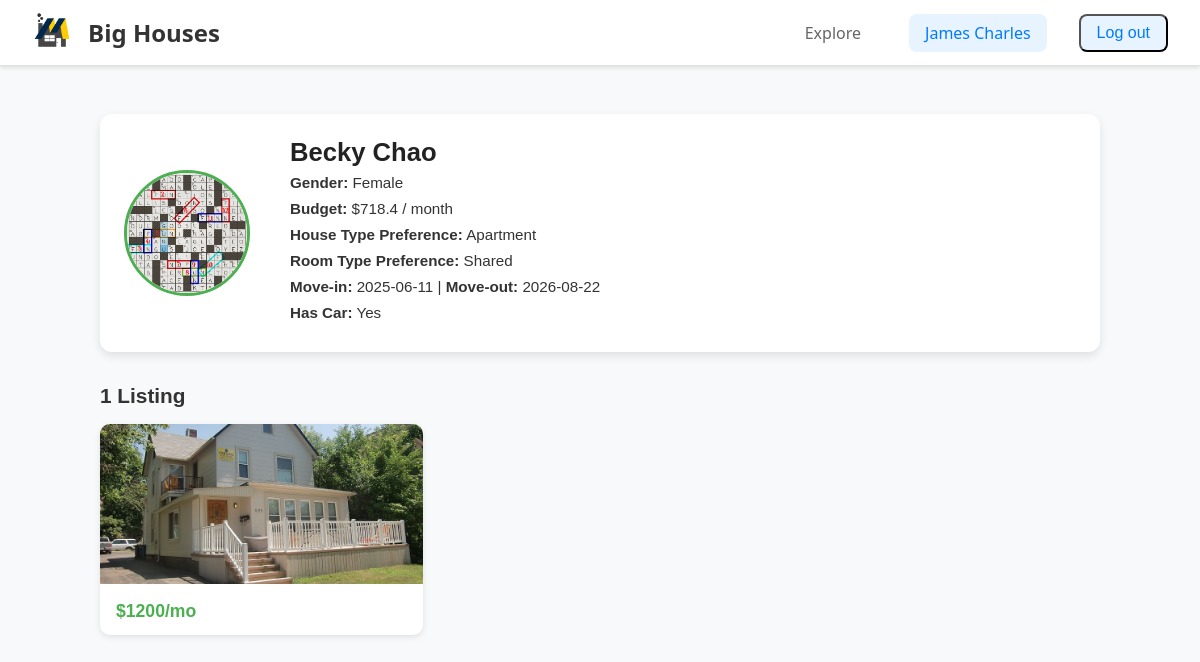
The page /users/bchao/ (signed in) on the database its author committed.
### tables this page shows
CREATE TABLE users (
    uniqname          VARCHAR(10) PRIMARY KEY,
    gender            VARCHAR(10), -- M/F/Other
    name              VARCHAR(100),
    phone_number      VARCHAR(20),
    budget            DECIMAL(10,2),
    preferred_location VARCHAR(100), -- not used!
    house_type_pref   VARCHAR(50),   -- Apartment, Dorm, House, Townhouse
    room_type_pref    VARCHAR(50),   -- Studio, 1BR, Shared, etc.
    move_in_date      DATE, -- Month/Year
    move_out_date     DATE, -- Month/Year
    grad_month        INT,
    grad_year         INT,
    password          VARCHAR(20),
    img_url           VARCHAR(100), 
    car               INT
);

CREATE TABLE posts (
    housing_id      INT PRIMARY KEY,
    contact_student_uniqname VARCHAR(10),
    street_address  VARCHAR(255),
    city            VARCHAR(100),
    state           VARCHAR(50),
    zip_code        VARCHAR(20),
    latitude        DECIMAL(9,6),
    longitude       DECIMAL(9,6),
    monthly_rent    DECIMAL(10,2),
    house_type      VARCHAR(50),   -- Apartment, Dorm, House, Townhouse
    room_type       VARCHAR(50),   -- Studio, 1BR, 2BR, Shared
    gender          VARCHAR(50),   -- All Girls, All Boys, Mixed
    availability_start DATE,
    availability_end   DATE,
    distance_to_campus DECIMAL(5,2),
    wifi_included           BOOLEAN,
    laundry         BOOLEAN,
    parking         BOOLEAN,
    pets_allowed    BOOLEAN,
    furnished       BOOLEAN,
    weed_friendly   BOOLEAN, 
    smoking_friendly BOOLEAN,
    drinking_friendly   BOOLEAN,
    air_conditioning BOOLEAN,
    heating BOOLEAN, 
    utilities_included BOOLEAN,
    distance_from_campus FLOAT, 
    FOREIGN KEY (contact_student_uniqname) REFERENCES users(uniqname)
);

### bigHouses/views/user.py (the view)
@bigHouses.app.route('/users/<username>/')
def show_user(username):
    if 'username' not in flask.session:
        return flask.redirect(flask.url_for('show_login'))
    connection = bigHouses.model.get_db()
    logname = flask.session.get('username')
    cur_user = connection.execute(
        "SELECT * "
        "FROM users "
        "WHERE uniqname = ? ",
        (username, )
    )
    user = cur_user.fetchone()
    if user is None:
        flask.abort(404)
    student = dict(user)
    cur_post = connection.execute(
        "SELECT street_address, monthly_rent, house_type, housing_id "
        "FROM posts "
        "WHERE contact_student_uniqname = ? ",
        (username, )
    ).fetchall()
    post_list = []
    for post in cur_post:
        images = connection.execute(
            "SELECT img_url FROM images WHERE housing_id = ? ORDER BY img_order ASC",
            (post["housing_id"],)
        ).fetchall()
        post_dict = dict(post)
        post_dict["images"] = ["/uploads/" + img["img_url"] for img in images]
        post_list.append(post_dict)
    context = {
        "logname": logname,
        "student": user,
        "posts": post_list
    }
    return flask.render_template("user.html", **context)

### bigHouses/model.py (called while the page is built)
def dict_factory(cursor, row):
    return {col[0]: row[idx] for idx, col in enumerate(cursor.description)}

def get_db():
    if 'sqlite_db' not in flask.g:
        db_filename = bigHouses.app.config['DATABASE_FILENAME']
        flask.g.sqlite_db = sqlite3.connect(str(db_filename))
        flask.g.sqlite_db.row_factory = dict_factory
        flask.g.sqlite_db.execute("PRAGMA foreign_keys = ON")
    return flask.g.sqlite_db

### bigHouses/templates/user.html (shortened to what this page needs)
<!DOCTYPE html>
<html lang="en">
<head>
    <link rel="stylesheet" href="{{ url_for('static', filename='css/style.css') }}">
</head>
<body>
    {% include "add_post.html" %}
    <header class="header">
        <div class="header-left">
            <a href="/"> <img src="{{ url_for('static', filename='images/logo.png') }}" alt="Logo"> </a>
            <h2>Big Houses</h2>
        </div>
        <div class="header-right">
            <a href="/explore/" class="nav-link">Explore</a>
            <a href="/users/{{ logname }}/" class="nav-link active">{{ logname }}</a>
            <form action="/accounts/logout/" method="POST" style="display:inline;">
                <button type="submit" class="nav-link active">Log out</button>
            </form>
        </div>
    </header>
    <main class="profile-container">
        <section class="student-info">
            <div class="profile-header">
                <img src="{{ url_for('uploaded_file', filename=student.img_url) }}" alt="Profile Pic" class="profile-pic">
                <div class="profile-details">
                    <h2>{{ student.name }}</h2>
                    <p><strong>Gender:</strong> {{ student.gender }}</p>
                    <p><strong>Budget:</strong> ${{ student.budget }} / month</p>
                    <p><strong>House Type Preference:</strong> {{ student.house_type_pref }}</p>
                    <p><strong>Room Type Preference:</strong> {{ student.room_type_pref }}</p>
                    <p><strong>Move-in:</strong> {{ student.move_in_date }} | <strong>Move-out:</strong> {{ student.move_out_date }}</p>
                    <p><strong>Has Car:</strong> {% if student.car %}Yes{% else %}No{% endif %}</p>
                </div>
            </div>
        </section>
        <section class="housing-grid">
            <h3>{{ posts|length }} Listing{{ 's' if posts|length != 1 else '' }}</h3>
            {% if posts %}
                <div class="grid">
                    {% for post in posts %}
                        <a href="/posts/{{ post.housing_id }}" class="housing-card">
                            <img src="{{ post.images[0] }}" alt="House Image">
                            <div class="card-body">
                                <h4>${{ post.monthly_rent }}/mo</h4>
                            </div>
                        </a>
                    {% endfor %}
                </div>
            {% else %}
                <h4>No listings yet.</h4>
            {% endif %}
        </section>
    </main>
</body>
</html>

### bigHouses/static/css/style.css (style rules this page uses)
.profile-pic { width: auto; height: 3rem; margin-right: 1rem; }
.header { height: 65px; display: flex; align-items: center; justify-content: space-between; padding: 0 2rem; background-color: #fff; border-bottom: 1px solid #e0e0e0; box-shadow: 0 2px 4px rgba(0, 0, 0, 0.1); }
.header-left { display: flex; align-items: center; gap: 1rem; }
.header-left img { height: 2.5rem; width: auto; }
.header-left h2 { margin: 0; color: #333; font-size: 1.5rem; font-weight: 600; }
.header-right { display: flex; align-items: center; gap: 2rem; }
.nav-link { text-decoration: none; color: #666; font-weight: 500; font-size: 1rem; padding: 0.5rem 1rem; border-radius: 0.5rem; transition: all 0.3s ease; }
.nav-link.active { color: #007bff; background-color: #e7f3ff; }
body { margin: 0; padding: 0; font-family: 'Segoe UI', Tahoma, Geneva, Verdana, sans-serif; background-color: #f8f9fa; }
.profile-container { max-width: 1000px; margin: 2rem auto; padding: 1rem; font-family: Arial, sans-serif; color: #333; }
.student-info { background: #fff; border-radius: 12px; padding: 1.5rem; margin-bottom: 2rem; box-shadow: 0 4px 10px rgba(0, 0, 0, 0.1); position: relative; }
.profile-header { display: flex; align-items: center; gap: 1.5rem; }
.profile-pic { width: 120px; height: 120px; object-fit: cover; border-radius: 50%; border: 3px solid #4CAF50; }
.profile-details h2 { margin: 0; font-size: 1.6rem; font-weight: bold; color: #222; }
.profile-details p { margin: 0.3rem 0; font-size: 0.95rem; line-height: 1.4; }
.housing-grid { margin-top: 2rem; }
.housing-grid h3 { margin-bottom: 1rem; font-size: 1.3rem; font-weight: bold; }
.grid { display: grid; grid-template-columns: repeat(auto-fill, minmax(240px, 1fr)); gap: 1rem; }
.housing-card { background: #fff; border-radius: 10px; overflow: hidden; text-decoration: none; color: inherit; box-shadow: 0 2px 6px rgba(0, 0, 0, 0.1); transition: transform 0.2s ease, box-shadow 0.2s ease; }
.housing-card img { width: 100%; height: 160px; object-fit: cover; }
.card-body { padding: 0.8rem 1rem; }
.card-body h4 { margin: 0; font-size: 1.1rem; font-weight: bold; color: #4CAF50; }

### rows shown on the page
users: img_url (picture), name "Becky Chao", gender "Female", budget "718.4", house_type_pref "Apartment", room_type_pref "Shared", move_in_date "2025-06-11", move_out_date "2026-08-22"
posts: monthly_rent "1200"

### other values the page prints
{{ logname }} "James Charles"
{{ posts|length }} "1"
